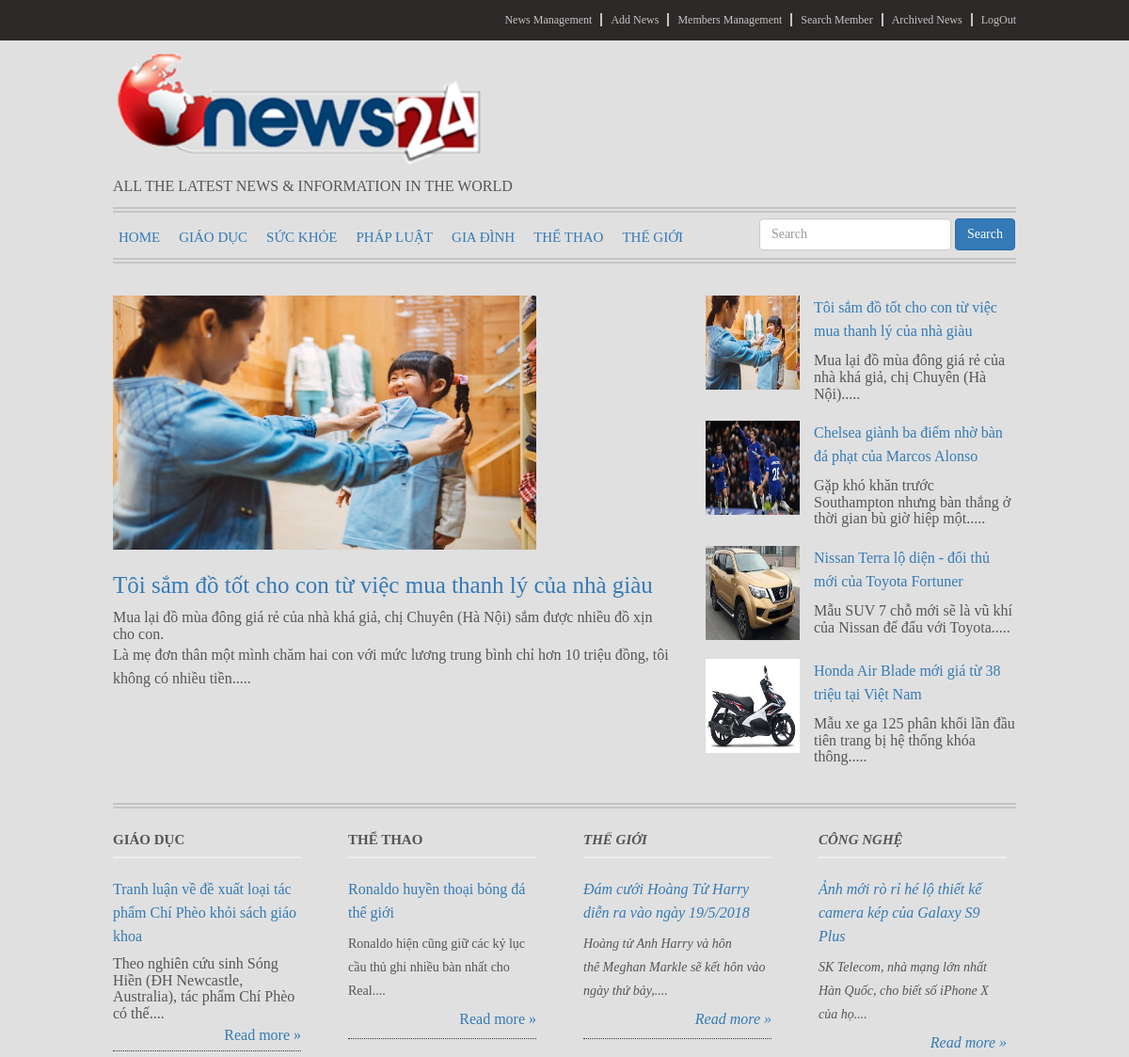
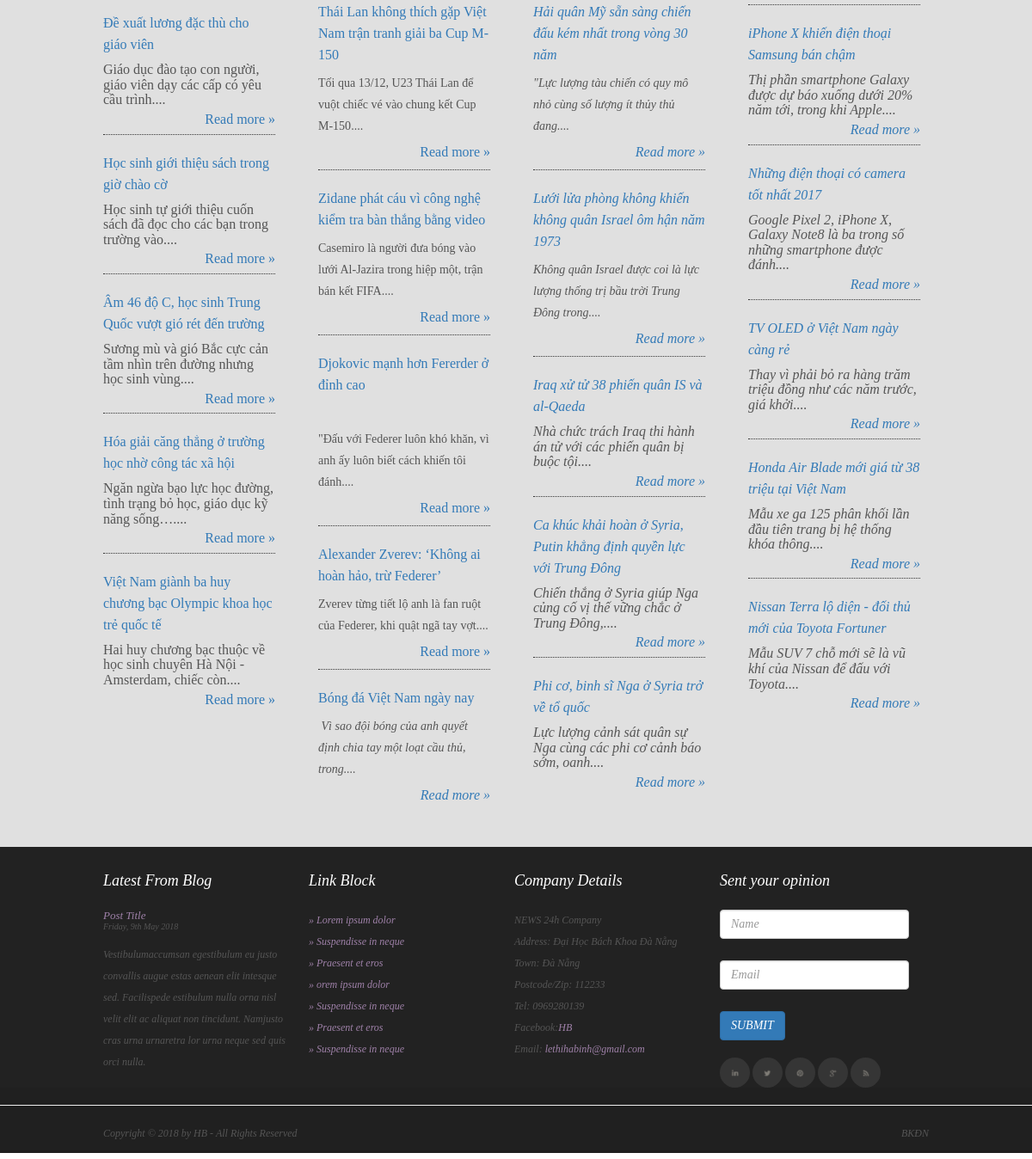
Screenshot of /NEWS/admin/main_of_admin.php with the database file from the repository (2 pictures, top to bottom).
### tables this page shows
CREATE TABLE `posts` (
  `id` int(10) NOT NULL,
  `title` varchar(500) NOT NULL,
  `content` text,
  `user_id` int(11) NOT NULL,
  `is_public` tinyint(4) DEFAULT '0',
  `createdate` datetime DEFAULT NULL,
  `theme` varchar(50) NOT NULL,
  `url_hinhanh` varchar(100) NOT NULL
);

### NEWS/admin/main_of_admin.php (the view)
<?php require_once("includes/conection.php") ?>
<?php include "includes/header.php" ?>
<?php
    $sql = "SELECT * FROM posts
    ORDER BY createdate DESC LIMIT 1";
    $query_noibat = mysqli_query($connect, $sql);
    $tin_noi_bat = mysqli_fetch_array($query_noibat);
    $sql_navigation   = "SELECT * FROM posts ORDER BY createdate DESC LIMIT 4";
    $query_navigation = mysqli_query($connect, $sql_navigation);
    $sql_content1   = "SELECT * FROM posts
                      Where theme = 'Giáo Dục'
                       ORDER BY createdate DESC LIMIT 6";
    $query_content1 = mysqli_query($connect, $sql_content1);
    $sql_content2   = "SELECT * FROM posts
                       Where theme = 'Thể Thao'
                       ORDER BY createdate ASC LIMIT 6";
    $query_content2 = mysqli_query($connect, $sql_content2);
    $sql_content3   = "SELECT * FROM posts
                     Where theme = 'Thế giới'
                      ORDER BY createdate ASC LIMIT 6";
    $query_content3 = mysqli_query($connect, $sql_content3);
    $sql_content4   = "SELECT * FROM posts
                       Where theme = 'Công nghệ'
                       ORDER BY createdate ASC LIMIT 6";
    $query_content4 = mysqli_query($connect, $sql_content4);
?>
<?php
function tach_chu_hien_thi($content){
      $mang = explode(" ", $content);
      $str = "";
      $sochu = sizeof($mang);
      if($sochu < 10){
        for($j = 0; $j < sizeof($mang); $j++){
            $str = $str." ".$mang[$j];
        }
      }else{
        for($j = 0; $j < 15; $j++){
            $str = $str." ".$mang[$j];
        }
      }
      return $str;
}
function tach_chu_hien_thi_noibat($content){
    $mang = explode(" ", $content);
    $str = "";
    for($j = 0; ($j < 45) && ($j<count($mang)); $j++){
        $str = $str." ".$mang[$j];
    }
    return $str;
}
?>
         <div id="navigation" class="wrap-inner">
            <nav class="navbar navbar-expand-lg navbar-light bg-light">
                <a class="navbar-brand" href="./main_of_admin.php">HOME</a>
                <a class="navbar-brand" href="./display_topic.php?topic=1">GIÁO DỤC</a>
                <a class="navbar-brand" href="./display_topic.php?topic=2">SỨC KHỎE</a>
                <a class="navbar-brand" href="./display_topic.php?topic=3">PHÁP LUẬT</a>
                <a class="navbar-brand" href="./display_topic.php?topic=4">GIA ĐÌNH</a>
                <a class="navbar-brand" href="./display_topic.php?topic=5">THỂ THAO</a>
                <a class="navbar-brand" href="./display_topic.php?topic=6">THẾ GIỚI</a>
                <form action="xulitimkiem.php" method="post" id="search" class="form-inline my-2 my-lg-0 fl-right">
                    <input class="form-control mr-sm-2" type="search" name="search_key" placeholder="Search" aria-label="Search">
                    <button class="btn btn-primary my-2 my-sm-0" type="submit">Search</button>
                </form>
           </nav>
         </div>
         <div id="featured" class="wrap-inner clearfix">
              <div class="main-featured fl-left">
                  <img src="<?php echo $tin_noi_bat["url_hinhanh"]; ?>" style="width: 450px; height:270px;" alt="">
                  <br>
                  <a href="display_item.php?id=<?php echo $tin_noi_bat["id"]; ?>"><?php echo $tin_noi_bat["title"]; ?></a>
                  <p>
                    <?php
                        echo tach_chu_hien_thi_noibat($tin_noi_bat["content"]).".....";
                    ?>
                  </p>
              </div>
              <div class="right-featured fl-left">
                  <?php
                      while($data = mysqli_fetch_array($query_navigation)){
                  ?>
                   <div class="item-right-featured clearfix">
                          <img class="fl-left" src="<?php echo $data["url_hinhanh"]; ?>" style="width: 100px; height:100px;" alt="">
                          <a href="display_item.php?id=<?php echo $data["id"]; ?>"><?php echo $data["title"]; ?></a>
                          <p><?php echo tach_chu_hien_thi($data['content'])."..... " ;?>
                          </p>
                   </div>
                   <?php
                      }
                   ?>
              </div>
         </div>
         <div id="content" class="wrap-inner clearfix">
            <div class="content-column fl-left">
                <h3>GIÁO DỤC</h3>
                <hr>
                <?php
                    while($content1 = mysqli_fetch_array($query_content1)){
                ?>
                <div class="item-content-column  clearfix">
                    <a href="display_item.php?id=<?php echo $content1["id"]; ?>"><?php echo $content1["title"]; ?></a>
                    <p>
                       <?php
                          echo tach_chu_hien_thi($content1["content"])."....";
                       ?>
                    </p>
                    <a class="fl-right" href="display_item.php?id=<?php echo $content1["id"]; ?>">Read more »</a>
                </div>
                <?php
                    }
                ?>
            </div>
            <div class="content-column fl-left">
                <h3>THỂ THAO</h3>
                <hr>
                <?php
                    while($content2 = mysqli_fetch_array($query_content2)){
                ?>
                <div class="item-content-column  clearfix">
                    <a href="display_item.php?id=<?php echo $content2["id"]; ?>"><?php echo $content2["title"]; ?></a>
                    <p>
                       <?php
                          echo tach_chu_hien_thi($content2["content"])."....";
                       ?>
                    </p>
                    <a class="fl-right" href="display_item.php?id=<?php echo $content2["id"]; ?>">Read more »</a>
                </div>
                <?php
                    }
                ?>
            </div>
            <div class="content-column fl-left">
                <h3>THẾ GIỚI</h3>
                <hr>
                <?php
                   while($content3 = mysqli_fetch_array($query_content3)){
                ?>
                <div class="item-content-column  clearfix">
                    <a href="display_item.php?id=<?php echo $content3["id"]; ?>"><?php echo $content3["title"]; ?></a>
                    <p>
                      <?php
                         echo tach_chu_hien_thi($content3["content"])."....";
                      ?>
                    </p>
                    <a class="fl-right" href="display_item.php?id=<?php echo $content3["id"]; ?>">Read more »</a>
                </div>
                <?php
                    }
                ?>
            </div>
            <div class="content-column fl-left">
                <h3>CÔNG NGHỆ</h3>
                <hr>
                <?php
                    while($content4 = mysqli_fetch_array($query_content4)){
                ?>
                <div class="item-content-column  clearfix">
                    <a href="display_item.php?id=<?php echo $content4["id"]; ?>"><?php echo $content4["title"]; ?></a>
                    <p>
                       <?php
                           echo tach_chu_hien_thi($content4["content"])."....";
                        ?>
                    </p>
                    <a class="fl-right" href="display_item.php?id=<?php echo $content4["id"]; ?>">Read more »</a>
                </div>
                <?php
                    }
                ?>
            </div>
        </div>
<?php include "includes/footer.php" ?>

### NEWS/admin/styles/css/mystyle.css (style rules this page uses)
body { font-family: 'Times New Roman', Times, serif; line-height: 25px; box-sizing: border-box; }
.wrap-inner { width: 960px; margin: 0px auto; }
.fl-left { float: left; }
.fl-right { float: right; }
#navigation { border-top: 6px double #c4c4c4; border-bottom: 6px double #c4c4c4; height: 60px; }
.navbar-brand { font-size: 15px; padding-left: 5px; }
#search { margin-top: 5px; }
#featured { margin-top: 34px; margin-bottom:10px; padding-bottom: 20px; border-bottom: 6px double #c4c4c4; }
.main-featured { width: 600px; margin-right: 30px; }
.main-featured a { font-size: 25px; display: block; padding-top: 18px; padding-bottom: 13px; }
.right-featured { width: 330px; }
.item-right-featured a { font-size: 16px; display: block; padding-bottom: 10px; }
.item-right-featured { margin-bottom: 20px; }
.item-right-featured img { margin-right: 15px; }
#content { margin-bottom: 20px; }
.content-column { width: 200px; margin: 15px 50px 0px 0px; }
.content-column:last-child { margin: 15px 0px 0px 0px; }
#content hr { margin-top: 10px; border: 1px solid #eee; }
#content h3 { font-size: 15px; font-weight: bold; }
.item-content-column { margin-bottom: 20px; border-bottom: 1px dotted #353535; }
.item-content-column:last-of-type { border: none; }
.item-content-column a { display: block; margin-bottom: 8px; }
.item-content-column p { margin-bottom: 5px; font-size: 14px; }

### rows the page displays
posts: url_hinhanh (picture), title "Tôi sắm đồ tốt cho con từ việc mua thanh lý của nhà giàu", content "Mua lại đồ mùa đông giá rẻ của nhà khá giả, chị Chuyên (Hà Nội) sắm được nhiều đồ xịn cho con. Là mẹ đơn thân một mình chăm hai con với mức lương trung bình chỉ hơn 10 triệu đồng, tôi không có nhiều tiền", content "Mua lại đồ mùa đông giá rẻ của nhà khá giả, chị Chuyên (Hà Nội)"
posts: url_hinhanh (picture), title "Chelsea giành ba điểm nhờ bàn đá phạt của Marcos Alonso", content "Gặp khó khăn trước Southampton nhưng bàn thắng ở thời gian bù giờ hiệp một"
posts: url_hinhanh (picture), title "Nissan Terra lộ diện - đối thủ mới của Toyota Fortuner", content "Mẫu SUV 7 chỗ mới sẽ là vũ khí của Nissan để đấu với Toyota"
posts: url_hinhanh (picture), title "Honda Air Blade mới giá từ 38 triệu tại Việt Nam", content "Mẫu xe ga 125 phân khối lần đầu tiên trang bị hệ thống khóa thông"
posts: title "Tranh luận về đề xuất loại tác phẩm Chí Phèo khỏi sách giáo khoa", content "Theo nghiên cứu sinh Sóng Hiền (ĐH Newcastle, Australia), tác phẩm Chí Phèo có thể"
posts: title "Đề xuất lương đặc thù cho giáo viên", content "Giáo dục đào tạo con người, giáo viên dạy các cấp có yêu cầu trình"
posts: title "Học sinh giới thiệu sách trong giờ chào cờ", content "Học sinh tự giới thiệu cuốn sách đã đọc cho các bạn trong trường vào"
posts: title "Âm 46 độ C, học sinh Trung Quốc vượt gió rét đến trường", content "Sương mù và gió Bắc cực cản tầm nhìn trên đường nhưng học sinh vùng"
posts: title "Hóa giải căng thẳng ở trường học nhờ công tác xã hội", content "Ngăn ngừa bạo lực học đường, tình trạng bỏ học, giáo dục kỹ năng sống…"
posts: title "Việt Nam giành ba huy chương bạc Olympic khoa học trẻ quốc tế", content "Hai huy chương bạc thuộc về học sinh chuyên Hà Nội - Amsterdam, chiếc còn"
posts: title "Ronaldo huyền thoại bóng đá thế giới", content "Ronaldo hiện cũng giữ các kỷ lục cầu thủ ghi nhiều bàn nhất cho Real"
posts: title "Thái Lan không thích gặp Việt Nam trận tranh giải ba Cup M-150", content "Tối qua 13/12, U23 Thái Lan để vuột chiếc vé vào chung kết Cup M-150"
posts: title "Zidane phát cáu vì công nghệ kiểm tra bàn thắng bằng video", content "Casemiro là người đưa bóng vào lưới Al-Jazira trong hiệp một, trận bán kết FIFA"
posts: title "Djokovic mạnh hơn Fererder ở đỉnh cao", content "\"Đấu với Federer luôn khó khăn, vì anh ấy luôn biết cách khiến tôi đánh"
posts: title "Alexander Zverev: ‘Không ai hoàn hảo, trừ Federer’", content "Zverev từng tiết lộ anh là fan ruột của Federer, khi quật ngã tay vợt"
posts: title "Bóng đá Việt Nam ngày nay", content "Vì sao đội bóng của anh quyết định chia tay một loạt cầu thủ, trong"
posts: title "Đám cưới Hoàng Tử Harry diễn ra vào ngày 19/5/2018", content "Hoàng tử Anh Harry và hôn thê Meghan Markle sẽ kết hôn vào ngày thứ bảy,"
posts: title "Hải quân Mỹ sẵn sàng chiến đấu kém nhất trong vòng 30 năm", content "\"Lực lượng tàu chiến có quy mô nhỏ cùng số lượng ít thủy thủ đang"
posts: title "Lưới lửa phòng không khiến không quân Israel ôm hận năm 1973", content "Không quân Israel được coi là lực lượng thống trị bầu trời Trung Đông trong"
posts: title "Iraq xử tử 38 phiến quân IS và al-Qaeda", content "Nhà chức trách Iraq thi hành án tử với các phiến quân bị buộc tội"
posts: title "Ca khúc khải hoàn ở Syria, Putin khẳng định quyền lực với Trung Đông", content "Chiến thắng ở Syria giúp Nga củng cố vị thế vững chắc ở Trung Đông,"
posts: title "Phi cơ, binh sĩ Nga ở Syria trở về tổ quốc", content "Lực lượng cảnh sát quân sự Nga cùng các phi cơ cảnh báo sớm, oanh"
posts: title "Ảnh mới rò rỉ hé lộ thiết kế camera kép của Galaxy S9 Plus", content "SK Telecom, nhà mạng lớn nhất Hàn Quốc, cho biết số iPhone X của họ"
posts: title "iPhone X khiến điện thoại Samsung bán chậm", content "Thị phần smartphone Galaxy được dự báo xuống dưới 20% năm tới, trong khi Apple"
posts: title "Những điện thoại có camera tốt nhất 2017", content "Google Pixel 2, iPhone X, Galaxy Note8 là ba trong số những smartphone được đánh"
posts: title "TV OLED ở Việt Nam ngày càng rẻ", content "Thay vì phải bỏ ra hàng trăm triệu đồng như các năm trước, giá khởi"
